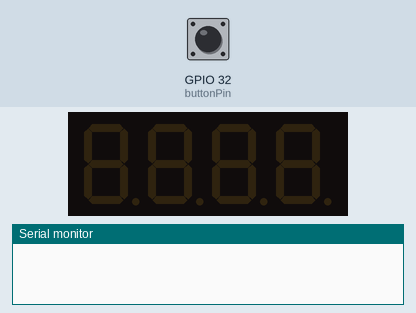
A sketch run on a simulated ESP32. Parts: 4-digit seven-segment display, the last lines printed to the serial monitor. Inputs (shaded band) come from the test bench; at power-on: GPIO 32 (buttonPin) LOW.

Above: at 1.2 s.
1.3 s: GPIO 32 (buttonPin) pulled HIGH for 0.15 s
At 2.5 s:
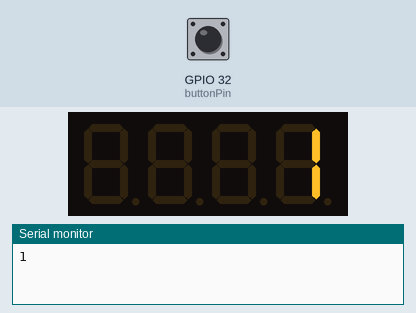
2.9 s: GPIO 32 (buttonPin) pulled HIGH for 1 s
At 3.8 s:
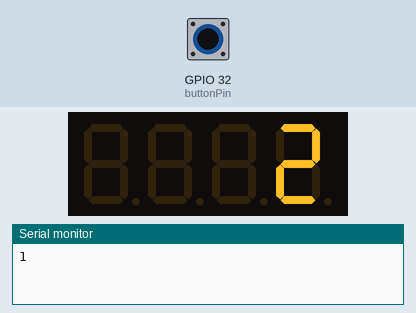
5.4 s: GPIO 32 (buttonPin) pulled HIGH for 0.15 s
At 5.7 s:
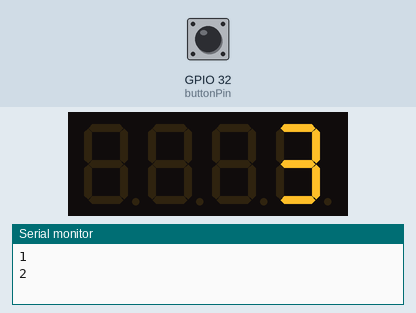
7.0 s: GPIO 32 (buttonPin) pulled HIGH for 1 s
At 8.1 s:
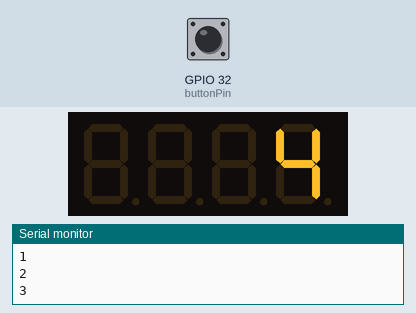
Timing chart, 0 to 10.0 s (numbered marks = the images above; inputs shaded):
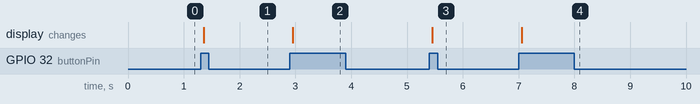

The sketch:

Button7Segment.ino
```cpp
#include <Wire.h> // Enable this line if using Arduino Uno, Mega, etc.
#include <Adafruit_GFX.h>
#include "Adafruit_LEDBackpack.h"

const int buttonPin = 32;

int segmentNumber = 0;
int buttonState;            // the current reading from the input pin
int lastButtonState = LOW;
unsigned long lastDebounceTime = 0;  // the last time the output pin was toggled
unsigned long debounceDelay = 50;
int debugCount = 0;
Adafruit_7segment matrix = Adafruit_7segment();


void setup()
{
  Serial.begin(11520);
  while (!Serial)
  {
    ;  // wait for serial port to connect. Needed for native USB port only
  }
  matrix.begin(0x70);
  pinMode(buttonPin, INPUT);
}

void loop()
{
  // read the state of the switch into a local variable:
  int reading = digitalRead(buttonPin);

  // check to see if you just pressed the button
  // (i.e. the input went from LOW to HIGH), and you've waited long enough
  // since the last press to ignore any noise:

  // If the switch changed, due to noise or pressing:
  if (reading != lastButtonState) {
    // reset the debouncing timer
    lastDebounceTime = millis();
  }

  if ((millis() - lastDebounceTime) > debounceDelay) {
    // whatever the reading is at, it's been there for longer than the debounce
    // delay, so take it as the actual current state:

    // if the button state has changed:
    if (reading != buttonState) {
      buttonState = reading;

      // only toggle the LED if the new button state is HIGH
      if (buttonState == HIGH) {
        segmentNumber++;
        segmentNumber = (segmentNumber%10);
        matrix.println(segmentNumber);
        matrix.writeDisplay();
      }
    }
  }

  debugCount++;
  if(0 == (debugCount%2000))
  {
    Serial.println(segmentNumber);
  }
  lastButtonState = reading;
}
```

Measured:
- after the input at 1.3 s, the display: changes after 0.05 s (image 1)
- after the input at 2.9 s, the display: changes after 0.05 s (image 2)
- after the input at 5.4 s, the display: changes after 0.05 s (image 3)
- after the input at 7.0 s, the display: changes after 0.05 s (image 4)
